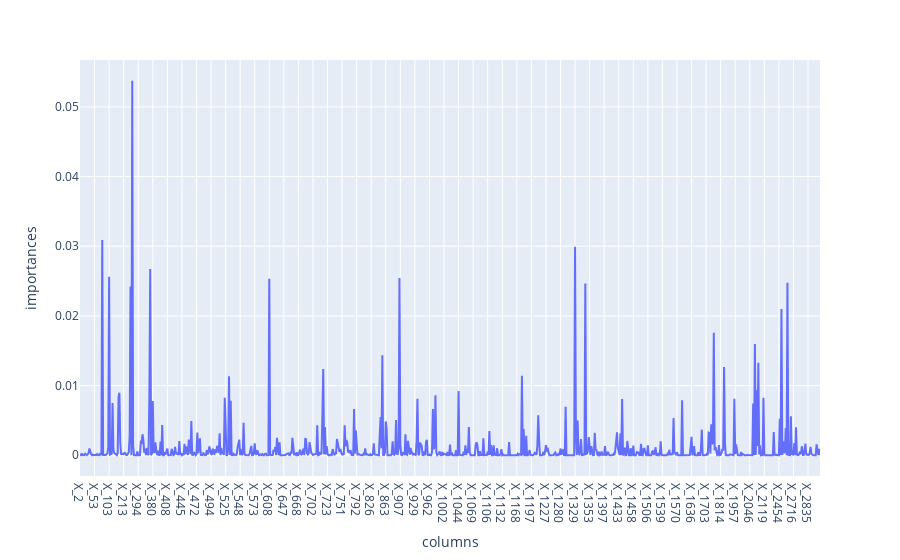

Notebook code for this chart:
### Code cell
import plotly.express as px

px.line(data_frame=temp_df,
        x='columns',
        y='importances')

### Figure 1 — Plotly figure (JSON) as saved in the notebook; plotly's stock layout.template omitted (floating-point values rounded to 4 significant figures; data arrays with more than 128 entries replaced by an {"elided": "..."} marker saying what was removed)
{"data": [{"hovertemplate": "columns=%{x}<br>importances=%{y}<extra></extra>", "legendgroup": "", "line": {"color": "#636efa", "dash": "solid"}, "marker": {"symbol": "circle"}, "mode": "lines", "name": "", "orientation": "v", "showlegend": false, "type": "scatter", "x": {"elided": "865 str values"}, "xaxis": "x", "y": {"elided": "865 float values"}, "yaxis": "y"}], "layout": {"legend": {"tracegroupgap": 0}, "margin": {"t": 60}, "xaxis": {"anchor": "y", "domain": [0, 1], "title": {"text": "columns"}}, "yaxis": {"anchor": "x", "domain": [0, 1], "title": {"text": "importances"}}}}
